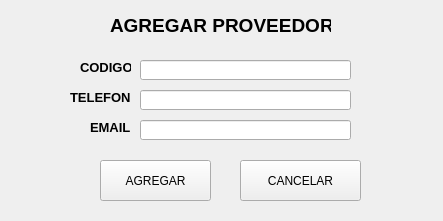
<?xml version="1.0" encoding="UTF-8"?>
<ui version="4.0">
 <class>AgregarProvWindow</class>
 <widget class="QWidget" name="AgregarProvWindow">
  <property name="geometry">
   <rect>
    <x>0</x>
    <y>0</y>
    <width>443</width>
    <height>221</height>
   </rect>
  </property>
  <property name="windowTitle">
   <string>Agregar Proveedor</string>
  </property>
  <property name="windowIcon">
   <iconset>
    <normaloff>../icons/bx-body.svg</normaloff>../icons/bx-body.svg</iconset>
  </property>
  <widget class="QPushButton" name="button_cancelar_prov">
   <property name="geometry">
    <rect>
     <x>240</x>
     <y>160</y>
     <width>121</width>
     <height>41</height>
    </rect>
   </property>
   <property name="styleSheet">
    <string notr="true">font: 75 11pt &quot;MS Shell Dlg 2&quot;;</string>
   </property>
   <property name="text">
    <string>CANCELAR</string>
   </property>
   <property name="icon">
    <iconset>
     <normaloff>../icons/bxs-message-square-x.svg</normaloff>../icons/bxs-message-square-x.svg</iconset>
   </property>
   <property name="iconSize">
    <size>
     <width>30</width>
     <height>30</height>
    </size>
   </property>
  </widget>
  <widget class="QLineEdit" name="le_cod_prov">
   <property name="geometry">
    <rect>
     <x>140</x>
     <y>60</y>
     <width>211</width>
     <height>20</height>
    </rect>
   </property>
   <property name="styleSheet">
    <string notr="true">font: 10pt &quot;MS Shell Dlg 2&quot;;</string>
   </property>
  </widget>
  <widget class="QLabel" name="lb_tel_prov">
   <property name="geometry">
    <rect>
     <x>70</x>
     <y>90</y>
     <width>61</width>
     <height>16</height>
    </rect>
   </property>
   <property name="text">
    <string>&lt;html&gt;&lt;head/&gt;&lt;body&gt;&lt;p&gt;&lt;span style=&quot; font-size:10pt; font-weight:600;&quot;&gt;TELEFONO&lt;/span&gt;&lt;/p&gt;&lt;/body&gt;&lt;/html&gt;</string>
   </property>
  </widget>
  <widget class="QLabel" name="lb_email_prov">
   <property name="geometry">
    <rect>
     <x>90</x>
     <y>120</y>
     <width>41</width>
     <height>16</height>
    </rect>
   </property>
   <property name="text">
    <string>&lt;html&gt;&lt;head/&gt;&lt;body&gt;&lt;p&gt;&lt;span style=&quot; font-size:10pt; font-weight:600;&quot;&gt;EMAIL&lt;/span&gt;&lt;/p&gt;&lt;/body&gt;&lt;/html&gt;</string>
   </property>
  </widget>
  <widget class="QLineEdit" name="le_tel_prov">
   <property name="geometry">
    <rect>
     <x>140</x>
     <y>90</y>
     <width>211</width>
     <height>20</height>
    </rect>
   </property>
   <property name="styleSheet">
    <string notr="true">font: 10pt &quot;MS Shell Dlg 2&quot;;</string>
   </property>
  </widget>
  <widget class="QLineEdit" name="le_email_prov">
   <property name="geometry">
    <rect>
     <x>140</x>
     <y>120</y>
     <width>211</width>
     <height>20</height>
    </rect>
   </property>
   <property name="styleSheet">
    <string notr="true">font: 10pt &quot;MS Shell Dlg 2&quot;;</string>
   </property>
  </widget>
  <widget class="QPushButton" name="button_agregar_prov">
   <property name="geometry">
    <rect>
     <x>100</x>
     <y>160</y>
     <width>111</width>
     <height>41</height>
    </rect>
   </property>
   <property name="styleSheet">
    <string notr="true">font: 75 11pt &quot;MS Shell Dlg 2&quot;;</string>
   </property>
   <property name="text">
    <string>AGREGAR</string>
   </property>
   <property name="icon">
    <iconset>
     <normaloff>../icons/bx-check.svg</normaloff>../icons/bx-check.svg</iconset>
   </property>
   <property name="iconSize">
    <size>
     <width>30</width>
     <height>30</height>
    </size>
   </property>
  </widget>
  <widget class="QLabel" name="lb_title_prov">
   <property name="geometry">
    <rect>
     <x>110</x>
     <y>10</y>
     <width>221</width>
     <height>31</height>
    </rect>
   </property>
   <property name="text">
    <string>&lt;html&gt;&lt;head/&gt;&lt;body&gt;&lt;p&gt;&lt;span style=&quot; font-size:14pt; font-weight:600;&quot;&gt;AGREGAR PROVEEDOR&lt;/span&gt;&lt;/p&gt;&lt;/body&gt;&lt;/html&gt;</string>
   </property>
  </widget>
  <widget class="QLabel" name="lb_cod_prov">
   <property name="geometry">
    <rect>
     <x>80</x>
     <y>60</y>
     <width>51</width>
     <height>16</height>
    </rect>
   </property>
   <property name="text">
    <string>&lt;html&gt;&lt;head/&gt;&lt;body&gt;&lt;p&gt;&lt;span style=&quot; font-size:10pt; font-weight:600;&quot;&gt;CODIGO&lt;/span&gt;&lt;/p&gt;&lt;/body&gt;&lt;/html&gt;</string>
   </property>
  </widget>
 </widget>
 <resources/>
 <connections/>
</ui>
